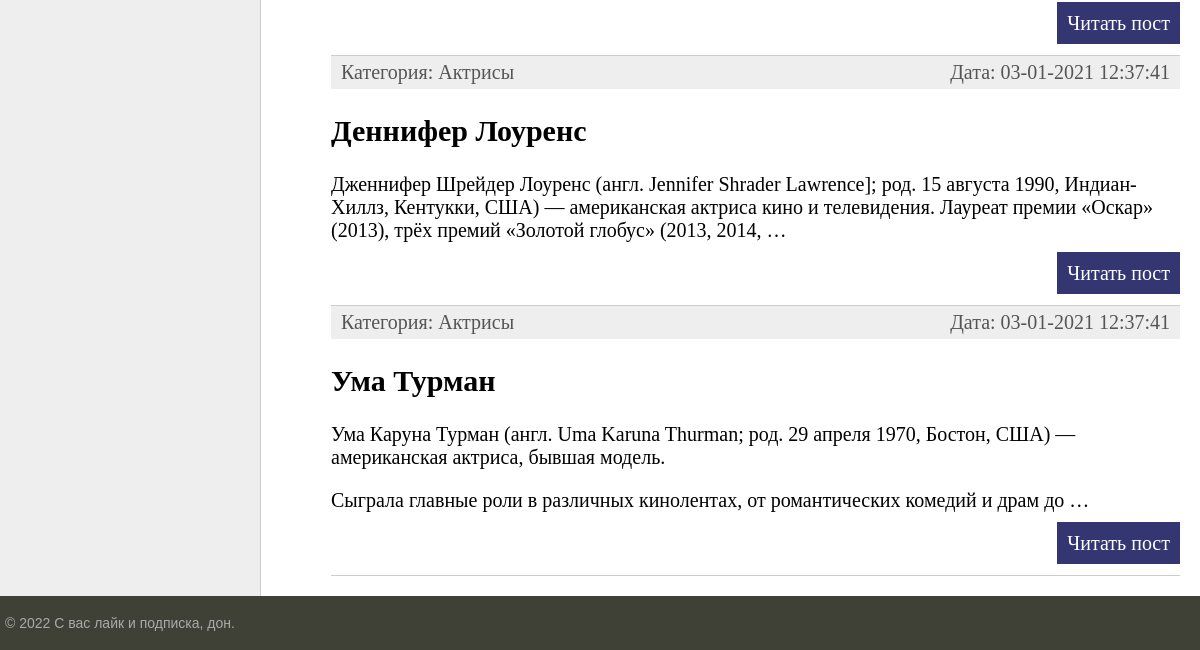
The app's page / (lower part), older data.
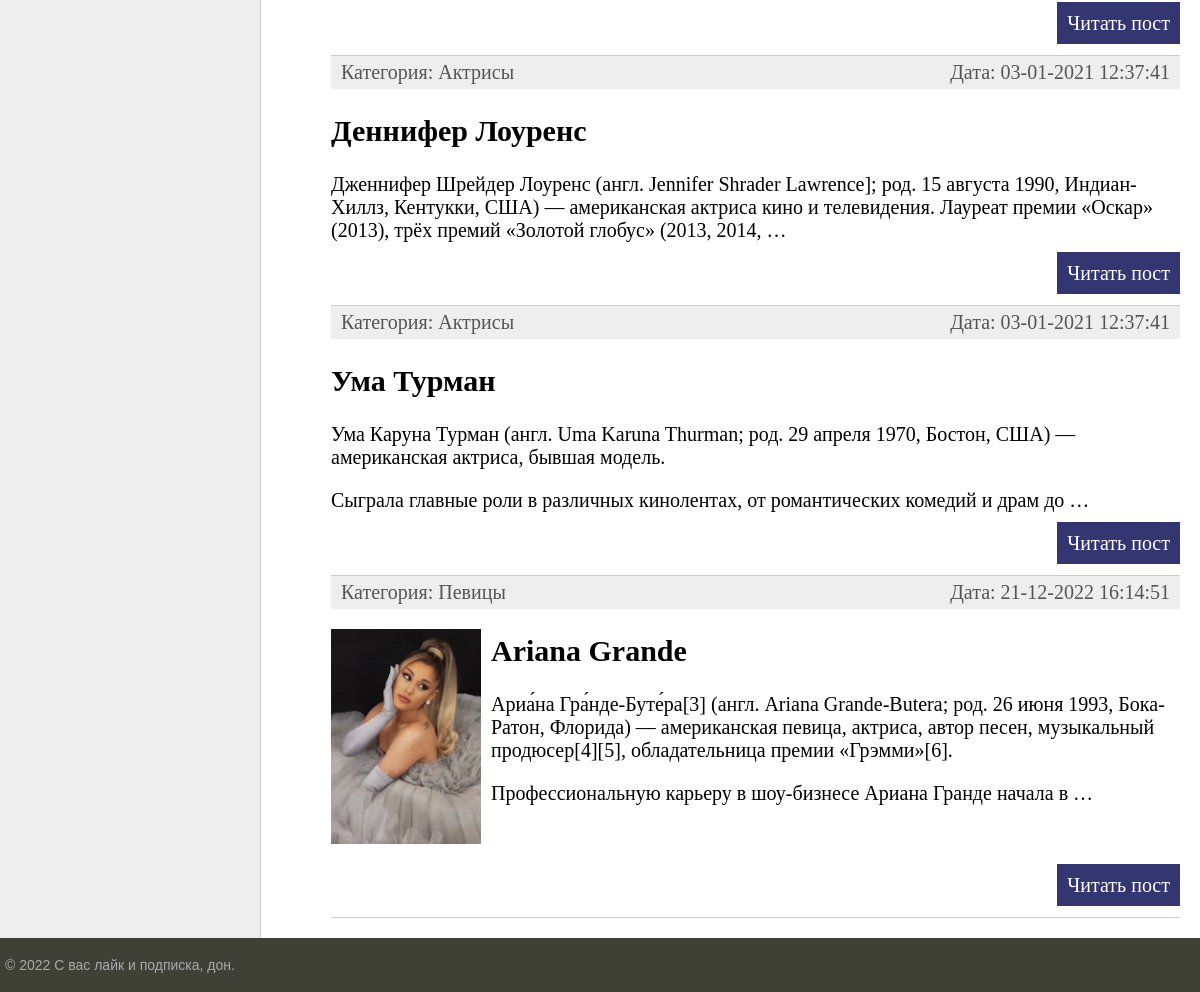
The same page, newer data.
### women/models.py (models this page shows, shortened)
class Women(models.Model):
    title = models.CharField(max_length=255, verbose_name='Заголовок')  # параметр verbose_name отображает название в админке
    slug = models.SlugField(max_length=255, db_index=True, verbose_name='URL', null=True)  # слаг
    content = models.TextField(blank=True, verbose_name='Текст статьи')
    photo = models.ImageField(upload_to="photos/%Y/%m/%d", verbose_name='Фото')
    time_create = models.DateTimeField(auto_now_add=True, verbose_name='Время создания')
    time_update = models.DateTimeField(auto_now=True, verbose_name='Время изменения')
    is_published = models.BooleanField(default=True, verbose_name='Статус публикации')
    cat = models.ForeignKey('Category', on_delete=models.PROTECT, null=True, verbose_name='Категория')
    def get_absolute_url(self):  # метод именно с таким названием позволяет отобразить кнопку в админке - view on site
        return reverse('post', kwargs={'post_slug': self.slug})  # переделали по слагу вместо id(pk)
    class Meta:
        verbose_name = 'Известные женщины'  # эти названия будут отображаться в админке
        verbose_name_plural = 'Известные женщины'
        ordering = ['time_create', 'title']   # сортируем записи в админке по времени создания и потом по заголовку

class Category(models.Model):
    name = models.CharField(max_length=100, db_index=True, verbose_name='Категория')
    slug = models.SlugField(max_length=255, db_index=True, verbose_name='URL', null=True)
    def __str__(self):
        return self.name
    def get_absolute_url(self):
        return reverse('category', kwargs={'cat_slug': self.slug})
    class Meta:
        verbose_name = 'Категории'  # эти названия будут отображаться в админке
        verbose_name_plural = 'Категории'
        ordering = ['name']   # сортируем записи в админке по названию

### women/views.py (the view)
# urls.py: path('', index, name='home'),
def index(request):
    posts = Women.objects.all()   # выбираем из таблицы Women в БД все записи и сохраняем в переменную posts
    """можем убрать переменную cats и исключить ее из коллекции context, т.к. мы заменили этот функционал
    с помощью создания тегов для шаблонов в women/templatetags/women_tags.py с целью исключения дублирования кода
    в функциях-представлениях, дабы не нарушать принцип DRY (переменная оставлена тут для наглядности)"""
    cats = Category.objects.all()  # выбираем из таблицы Category в БД все записи и сохраняем в переменную cats
    context = {
        'posts': posts,
        'cats': cats,
        'menu': menu,
        'title': 'Main page',
        'cat_selected': 0,
    }
    return render(request, 'women/index.html', context=context)

### women/templatetags/women_tags.py (called while the page is built)
@register.simple_tag()
def get_categories():
    return Category.objects.all()

### women/templates/women/index.html (shortened to what this page needs)
{% extends 'women/base.html' %}
{% block content %}
<ul class="list-articles">
	{% for post in posts %}
			<li><div class="article-panel">
					<p class="first">Категория: {{post.cat}}</p>
					<p class="last">Дата: {{post.time_update|date:"d-m-Y H:i:s"}}</p>
				</div>
				{% if post.photo %}
				<p><img class="img-article-left thumb" src="{{post.photo.url}}" alt=""></p>
				{% endif %}
				<h2>{{post.title}}</h2>
	{% autoescape on %}
	{{post.content|linebreaks|truncatewords:30}}
	{% endautoescape %}
			<p class="link-read-post"><a href="{{ post.get_absolute_url }}">Читать пост</a></p>
			</li>
	{% endfor %}
</ul>
{% endblock %}

### women/templates/women/base.html (shortened to what this page needs)
{% load static %}
{% load women_tags %}
<!DOCTYPE html>
<html>
<head>
	<link type="text/css" href="{% static 'women/css/styles.css' %}" rel="stylesheet" />
</head>
<body>
<table class="table-page" border=0 cellpadding="0" cellspacing="0">
<tr><td valign=top>
<table class="table-content" border=0 cellpadding="0" cellspacing="0">
<tr>
	<td valign="top" class="left-chapters">
		{% get_categories as categories %}
	<ul id="leftchapters">
	</ul>
</td>
<td valign="top" class="content">
	<div class="content-text">
{% block content %}
{% endblock %}
	</div>
</td></tr></table>
</td></tr>
<tr><td valign=top>
	<div id="footer">
		<p>&copy; 2022 С вас лайк и подписка, дон.</p>
	</div>
</td></tr></table>
</body>
</html>

### women/static/women/css/styles.css (style rules this page uses)
html, body { font-family: 'Arial'; margin: 0; padding: 0; height: 100%; width: 100%; color: #444; }
a { color: #0059b2; text-decoration: none; }
img { max-width: 600px; height: auto; }
img.img-article-left { max-width: 300px; height: auto; float: left; padding: 0 10px 10px 0; }
img.img-article-left.thumb { max-width: 150px; height: auto; }
p.link-read-post { text-align: right; }
p.link-read-post a { padding: 10px; min-width: 100px; background: #333671; color: #fff; text-decoration: none; }
div.article-panel { background: #eee; padding: 5px 10px 5px 10px; box-sizing: border-box; overflow: hidden; color: #555; }
div.article-panel p.first { margin: 0; float: left; }
div.article-panel p.last { margin: 0; float: right; }
ul.list-articles { list-style: none; margin: 0; padding: 0; }
ul.list-articles li { border-bottom: 1px solid #ccc; }
.table-page { width: 100%; height: 100%; vertical-align: top; }
.table-page tr { height: 100%; }
.table-content { width: 100%; min-height: 100%; height: 100%; }
.left-chapters { margin: 0; background: #eee; border-right: 1px solid #ccc; min-height: 100%; }
.left-chapters ul { width: 230px; min-height: 100%; margin: 0; padding: 20px 10px 10px 20px; list-style: none; font-size: 20px; }
.content { padding: 40px 20px 20px 40px; width: 100%; box-sizing: border-box; }
.content-text { margin: 60px 0 0 30px; color: #000; font-size: 20px; font-family: Yandex Sans Display Light; }
#footer { box-sizing: border-box; background: #3F4137; padding: 5px; color: #aaa; font-size: 14px; font-family: Verdana, Geneva, Arial, Helvetica; text-align: left; overflow: hidden; }

Row changes from the older to the newer data that the page shows:
added Women: cat "Певицы", time_update "21-12-2022 16:14:51", photo (picture), title "Ariana Grande", content "Ариа́на Гра́нде-Буте́ра[3] (англ. Ariana Grande-Butera; род. 26 июня 1993, Бока-Ратон, Флорида) — американская певица, актриса, автор песен, музыкальный продюсер[4][5], обладательница премии «Грэмми»[6]. Профессиональную карьеру в шоу-бизнесе Ариана Гранде начала в …"
